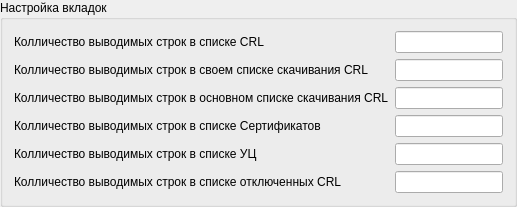
                   <widget class="QGroupBox" name="groupBox_13">
                    <property name="title">
                     <string>Настройка вкладок</string>
                    </property>
                    <layout class="QVBoxLayout" name="verticalLayout_81">
                     <item alignment="Qt::AlignLeft|Qt::AlignTop">
                      <widget class="QFrame" name="frame_20">
                       <property name="frameShape">
                        <enum>QFrame::NoFrame</enum>
                       </property>
                       <property name="frameShadow">
                        <enum>QFrame::Raised</enum>
                       </property>
                       <layout class="QVBoxLayout" name="verticalLayout_90">
                        <property name="leftMargin">
                         <number>0</number>
                        </property>
                        <property name="topMargin">
                         <number>0</number>
                        </property>
                        <property name="rightMargin">
                         <number>0</number>
                        </property>
                        <property name="bottomMargin">
                         <number>0</number>
                        </property>
                        <item>
                         <layout class="QVBoxLayout" name="verticalLayout_89">
                          <item>
                           <layout class="QHBoxLayout" name="horizontalLayout_62">
                            <item>
                             <widget class="QLabel" name="label_33">
                              <property name="text">
                               <string>Колличество выводимых строк в списке CRL</string>
                              </property>
                             </widget>
                            </item>
                            <item>
                             <widget class="QLineEdit" name="lineEdit_17">
                              <property name="sizePolicy">
                               <sizepolicy hsizetype="Fixed" vsizetype="Fixed">
                                <horstretch>0</horstretch>
                                <verstretch>0</verstretch>
                               </sizepolicy>
                              </property>
                              <property name="minimumSize">
                               <size>
                                <width>0</width>
                                <height>20</height>
                               </size>
                              </property>
                             </widget>
                            </item>
                           </layout>
                          </item>
                          <item>
                           <layout class="QHBoxLayout" name="horizontalLayout_57">
                            <item>
                             <widget class="QLabel" name="label_31">
                              <property name="text">
                               <string>Колличество выводимых строк в своем списке скачивания CRL</string>
                              </property>
                             </widget>
                            </item>
                            <item>
                             <widget class="QLineEdit" name="lineEdit_15">
                              <property name="sizePolicy">
                               <sizepolicy hsizetype="Fixed" vsizetype="Fixed">
                                <horstretch>0</horstretch>
                                <verstretch>0</verstretch>
                               </sizepolicy>
                              </property>
                              <property name="minimumSize">
                               <size>
                                <width>0</width>
                                <height>20</height>
                               </size>
                              </property>
                             </widget>
                            </item>
                           </layout>
                          </item>
                          <item>
                           <layout class="QHBoxLayout" name="horizontalLayout_61">
                            <item>
                             <widget class="QLabel" name="label_32">
                              <property name="text">
                               <string>Колличество выводимых строк в основном списке скачивания CRL</string>
                              </property>
                             </widget>
                            </item>
                            <item>
                             <widget class="QLineEdit" name="lineEdit_16">
                              <property name="sizePolicy">
                               <sizepolicy hsizetype="Fixed" vsizetype="Fixed">
                                <horstretch>0</horstretch>
                                <verstretch>0</verstretch>
                               </sizepolicy>
                              </property>
                              <property name="minimumSize">
                               <size>
                                <width>0</width>
                                <height>20</height>
                               </size>
                              </property>
                             </widget>
                            </item>
                           </layout>
                          </item>
                          <item>
                           <layout class="QHBoxLayout" name="horizontalLayout_63">
                            <item>
                             <widget class="QLabel" name="label_34">
                              <property name="text">
                               <string>Колличество выводимых строк в списке Сертификатов</string>
                              </property>
                             </widget>
                            </item>
                            <item>
                             <widget class="QLineEdit" name="lineEdit_18">
                              <property name="sizePolicy">
                               <sizepolicy hsizetype="Fixed" vsizetype="Fixed">
                                <horstretch>0</horstretch>
                                <verstretch>0</verstretch>
                               </sizepolicy>
                              </property>
                              <property name="minimumSize">
                               <size>
                                <width>0</width>
                                <height>20</height>
                               </size>
                              </property>
                             </widget>
                            </item>
                           </layout>
                          </item>
                          <item>
                           <layout class="QHBoxLayout" name="horizontalLayout_56">
                            <item>
                             <widget class="QLabel" name="label_35">
                              <property name="text">
                               <string>Колличество выводимых строк в списке УЦ</string>
                              </property>
                             </widget>
                            </item>
                            <item>
                             <widget class="QLineEdit" name="lineEdit_13">
                              <property name="sizePolicy">
                               <sizepolicy hsizetype="Fixed" vsizetype="Fixed">
                                <horstretch>0</horstretch>
                                <verstretch>0</verstretch>
                               </sizepolicy>
                              </property>
                              <property name="minimumSize">
                               <size>
                                <width>0</width>
                                <height>20</height>
                               </size>
                              </property>
                             </widget>
                            </item>
                           </layout>
                          </item>
                          <item>
                           <layout class="QVBoxLayout" name="verticalLayout_80">
                            <item>
                             <layout class="QHBoxLayout" name="horizontalLayout_55">
                              <item>
                               <widget class="QLabel" name="label_30">
                                <property name="text">
                                 <string>Колличество выводимых строк в списке отключенных CRL</string>
                                </property>
                               </widget>
                              </item>
                              <item>
                               <widget class="QLineEdit" name="lineEdit_14">
                                <property name="sizePolicy">
                                 <sizepolicy hsizetype="Fixed" vsizetype="Fixed">
                                  <horstretch>0</horstretch>
                                  <verstretch>0</verstretch>
                                 </sizepolicy>
                                </property>
                                <property name="minimumSize">
                                 <size>
                                  <width>0</width>
                                  <height>20</height>
                                 </size>
                                </property>
                               </widget>
                              </item>
                             </layout>
                            </item>
                           </layout>
                          </item>
                         </layout>
                        </item>
                       </layout>
                      </widget>
                     </item>
                    </layout>
                   </widget>
